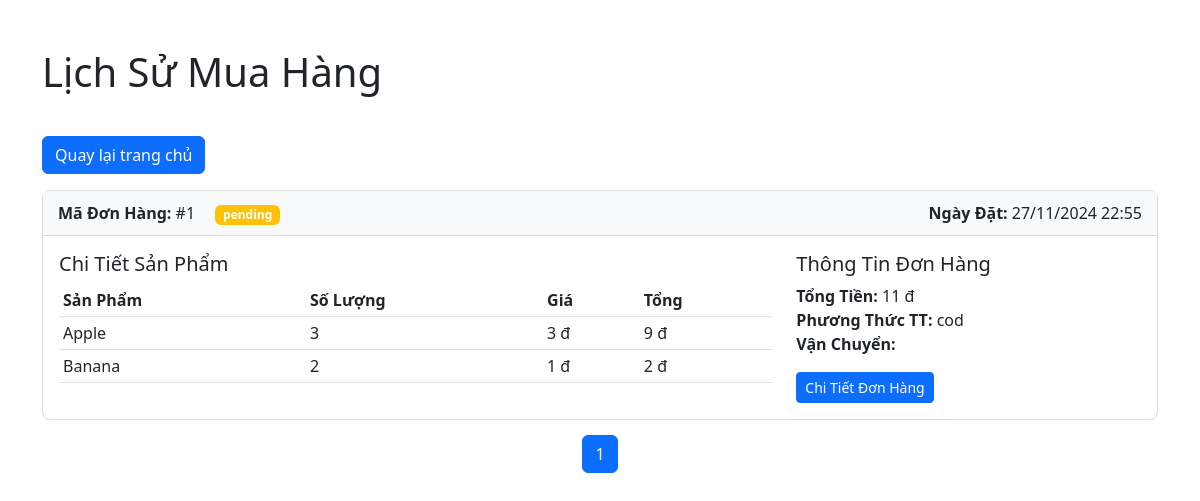
Screenshot of /order_history.php (signed in) with the database file from the repository.
### tables this page shows
CREATE TABLE IF NOT EXISTS `orders` (
  `id` int NOT NULL AUTO_INCREMENT,
  `user_id` int NOT NULL,
  `total_price` double NOT NULL,
  `status` enum('pending','processing','completed','canceled') DEFAULT 'pending',
  `payment_method` enum('cod','credit_card','momo','vnpay') DEFAULT 'cod',
  `notes` text NOT NULL,
  `address` varchar(191) NOT NULL,
  `shipping_method` enum('Standard shipping','Express shipping','Free Shipping') NOT NULL,
  `created_at` datetime DEFAULT CURRENT_TIMESTAMP,
  `updated_at` datetime DEFAULT CURRENT_TIMESTAMP ON UPDATE CURRENT_TIMESTAMP,
  PRIMARY KEY (`id`),
  KEY `user_id` (`user_id`)
);

CREATE TABLE IF NOT EXISTS `order_items` (
  `id` int NOT NULL AUTO_INCREMENT,
  `order_id` int NOT NULL,
  `product_id` int NOT NULL,
  `quantity` int NOT NULL,
  `price` decimal(10,2) NOT NULL,
  PRIMARY KEY (`id`),
  KEY `order_id` (`order_id`),
  KEY `product_id` (`product_id`)
);

CREATE TABLE IF NOT EXISTS `products` (
  `id` int NOT NULL AUTO_INCREMENT,
  `name` varchar(191) NOT NULL,
  `description` text,
  `price` double(10,2) NOT NULL,
  `discount` int DEFAULT '0',
  `category_id` int DEFAULT NULL,
  `image` varchar(191) DEFAULT NULL,
  `rating` int NOT NULL,
  `created_at` datetime DEFAULT CURRENT_TIMESTAMP,
  `updated_at` datetime DEFAULT CURRENT_TIMESTAMP ON UPDATE CURRENT_TIMESTAMP,
  PRIMARY KEY (`id`),
  KEY `category_id` (`category_id`)
);

### app/models/Order.php (called while the page is built, shortened)
<?php
require_once 'Database.php';
class Order extends Database {
    public function getOrderItems($orderId) {
        $sql = "SELECT * FROM order_items WHERE order_id = ?";
        $stmt = parent::$connection->prepare($sql);
        $stmt->bind_param("i", $orderId);
        $stmt->execute();
        return $stmt->get_result()->fetch_all(MYSQLI_ASSOC);
    }
    public function getUserOrders($userId, $limit = 5, $offset = 0) {
        $sql = "SELECT * FROM orders
                WHERE user_id = ?
                ORDER BY created_at DESC
                LIMIT ? OFFSET ?";
        $stmt = parent::$connection->prepare($sql);
        $stmt->bind_param("iii", $userId, $limit, $offset);
        $stmt->execute();
        return $stmt->get_result()->fetch_all(MYSQLI_ASSOC);
    }
    public function countUserOrders($userId) {
        $sql = "SELECT COUNT(*) as total FROM orders WHERE user_id = ?";
        $stmt = parent::$connection->prepare($sql);
        $stmt->bind_param("i", $userId);
        $stmt->execute();
        $result = $stmt->get_result()->fetch_assoc();
        return $result['total'];
    }
}
?>

### app/models/Product.php (called while the page is built, shortened)
<?php
require_once 'Database.php';
class Product extends Database
{
    public function getProductById($id)
    {
        $sql = parent::$connection->prepare('SELECT * FROM products WHERE id=?');
        $sql->bind_param('i', $id);
        return parent::select($sql)[0];
    }
}

### app/models/Database.php (called while the page is built, shortened)
<?php
    class Database {
        public function select ($sql)
        {
            $sql->execute();
            $item=$sql->get_result()->fetch_all(MYSQLI_ASSOC);
            return $item;
        }
    }
?>

### order_history.php (the view, shortened to what this page needs)
<?php
require_once 'config/database.php';
require_once 'app/models/Order.php';
require_once 'app/models/Product.php';
$userId = $_SESSION['user_id'];
$orderModel = new Order();
$productModel = new Product();
$page = isset($_GET['page']) ? (int)$_GET['page'] : 1;
$limit = 5;
$offset = ($page - 1) * $limit;
$orders = $orderModel->getUserOrders($userId, $limit, $offset);
$totalOrders = $orderModel->countUserOrders($userId);
$totalPages = ceil($totalOrders / $limit);
?>
<!DOCTYPE html>
<html lang="vi">
<head>
    <link href="https://cdn.jsdelivr.net/npm/bootstrap@5.2.3/dist/css/bootstrap.min.css" rel="stylesheet">
</head>
<body>
    <div class="container mt-5">
        <div class="row">
            <div class="col-12">
                <h1 class="mb-4">Lịch Sử Mua Hàng</h1>
                <a href="index.php" class="btn btn-primary my-3">Quay lại trang chủ</a>
                <?php if (empty($orders)): ?>
                    <div class="alert alert-info">
                        Bạn chưa có đơn hàng nào.
                    </div>
                <?php else: ?>
                    <?php foreach ($orders as $order): ?>
                        <div class="card order-card">
                            <div class="card-header order-header d-flex justify-content-between align-items-center">
                                <div>
                                    <strong>Mã Đơn Hàng:</strong> #<?php echo $order['id']; ?>
                                    <span class="ms-3 badge
                                        <?php
                                        switch($order['status']) {
                                            case 'pending': echo 'bg-warning'; break;
                                        }
                                        ?>">
                                        <?php echo $order['status']; ?>
                                    </span>
                                </div>
                                <div>
                                    <strong>Ngày Đặt:</strong>
                                    <?php echo date('d/m/Y H:i', strtotime($order['created_at'])); ?>
                                </div>
                            </div>
                            <div class="card-body">
                                <div class="row">
                                    <div class="col-md-8">
                                        <h5>Chi Tiết Sản Phẩm</h5>
                                        <table class="table table-sm">
                                            <thead>
                                                <tr>
                                                    <th>Sản Phẩm</th>
                                                    <th>Số Lượng</th>
                                                    <th>Giá</th>
                                                    <th>Tổng</th>
                                                </tr>
                                            </thead>
                                            <tbody>
                                                <?php
                                                $orderItems = $orderModel->getOrderItems($order['id']);
                                                $subTotal = 0;
                                                foreach ($orderItems as $item):
                                                    $product = $productModel->getProductById($item['product_id']);
                                                    $itemTotal = $item['quantity'] * $item['price'];
                                                    $subTotal += $itemTotal;
                                                ?>
                                                    <tr>
                                                        <td><?php echo htmlspecialchars($product['name']); ?></td>
                                                        <td><?php echo $item['quantity']; ?></td>
                                                        <td><?php echo number_format($item['price'], 0, ',', '.'); ?> đ</td>
                                                        <td><?php echo number_format($itemTotal, 0, ',', '.'); ?> đ</td>
                                                    </tr>
                                                <?php endforeach; ?>
                                            </tbody>
                                        </table>
                                    </div>
                                    <div class="col-md-4">
                                        <h5>Thông Tin Đơn Hàng</h5>
                                        <ul class="list-unstyled">
                                            <li><strong>Tổng Tiền:</strong> <?php echo number_format($subTotal, 0, ',', '.'); ?> đ</li>
                                            <li><strong>Phương Thức TT:</strong> <?php echo $order['payment_method']; ?></li>
                                            <li><strong>Vận Chuyển:</strong> <?php echo $order['shipping_method']; ?></li>
                                        </ul>
                                        <a href="order_detail.php?order_id=<?php echo $order['id']; ?>"
                                           class="btn btn-primary btn-sm">
                                            Chi Tiết Đơn Hàng
                                        </a>
                                    </div>
                                </div>
                            </div>
                        </div>
                    <?php endforeach; ?>
                    <nav>
                        <ul class="pagination justify-content-center">
                            <?php for ($i = 1; $i <= $totalPages; $i++): ?>
                                <li class="page-item <?php echo ($page == $i) ? 'active' : ''; ?>">
                                    <a class="page-link" href="?page=<?php echo $i; ?>">
                                        <?php echo $i; ?>
                                    </a>
                                </li>
                            <?php endfor; ?>
                        </ul>
                    </nav>
                <?php endif; ?>
            </div>
        </div>
    </div>
</body>
</html>

### order_history.php (style rules this page uses)
.order-card { margin-bottom: 15px; border: 1px solid #ddd; border-radius: 8px; }
.order-header { background-color: #f8f9fa; padding: 10px 15px; border-bottom: 1px solid #ddd; }

### rows the page displays
orders: id "1", status "pending", created_at "27/11/2024 22:55", subTotal "11", payment_method "cod"
order_items: product.name "Apple", quantity "3", price "3", itemTotal "9"
order_items: product.name "Banana", quantity "2", price "1"
